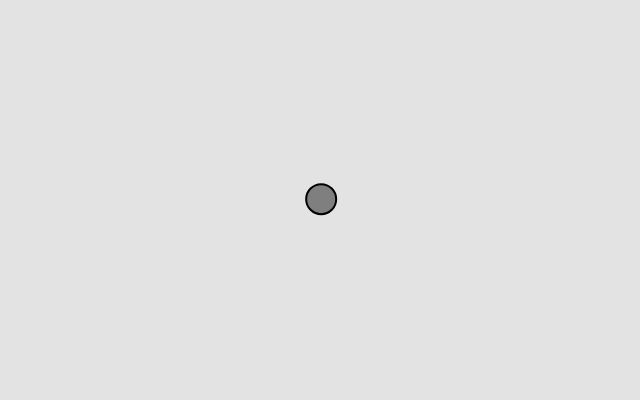
Frame 1 (no input)
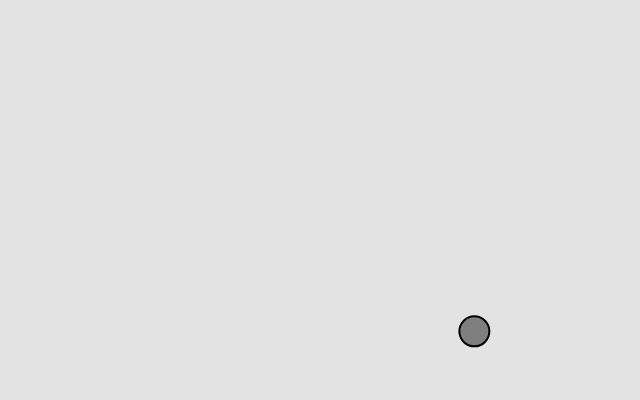
Frame 60 (no input)
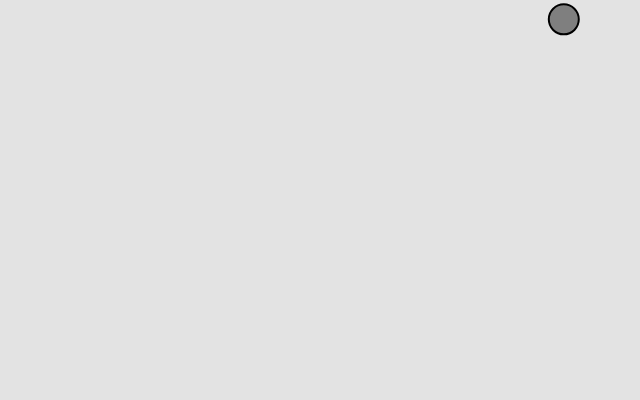
Frame 120 (the mouse pressed at the canvas centre since frame 60)

The p5.js sketch that drew these frames (run headless with seeded random() and noise() and a simulated clock; from frame 60 on, the mouse is pressed at the canvas centre):

// p5.js sketch
// ── sketch.js
/* 
  Author Michael Houmann
  Created April 24 2025

  We can scale the acceleration to a random value. In Example 1.9, the acceleration vector has both a random direction and a random magnitude from 0 to 2.

  Example 1.9: Motion 101 (Velocity and Random Acceleration)
*/

// Global variable for the mover
let mover;

function setup() {
  createCanvas(640, 400);

  // Instantiate the mover
  mover = new Mover();
}

  function draw() {
    background(227);

    mover.move();
    mover.checkEdges();
    mover.show();
  }
  
// ── mover.js
// Class for the mover
class Mover {
  constructor() {
    // Vector for position in the middle of the canvas
    this.position = createVector(width / 2, height / 2);
    // Empty vector for velocity
    this.velocity = createVector();
    // Empty vector for acceleration
    this.acceleration = createVector();
    // Set top speed for the mover
    this.topSpeed = 5;
  }

  // Move the mover 
  move() {
    // We use the random2D() function that will return a unit vector
    this,this.acceleration = p5.Vector.random2D();
    // and we multiply the unit vector with random value
    this.acceleration.mult(random(2));

    // We add the random acceleration to the velocity and limit the "speed"
    this.velocity.add(this.acceleration);
    this.velocity.limit(this.topSpeed);
    // add the velocity to the position
    this.position.add(this.velocity);
  }

  // Draw the mover
  show() {
    stroke(0);
    strokeWeight(2);
    fill(127);
    circle(this.position.x, this.position.y, 30);
  }

  // If the mover leaves the canvas we let it appear on the opposite site
  checkEdges() {
    if (this.position.x > width) {
      this.position.x = 0;
    } else if (this.position.x < 0) {
      this.position.x = width;
    }

    if (this.position.y > height) {
      this.position.y = 0;
    } else if (this.position.y < 0) {
      this.position.y = height;
    }
  }
}
